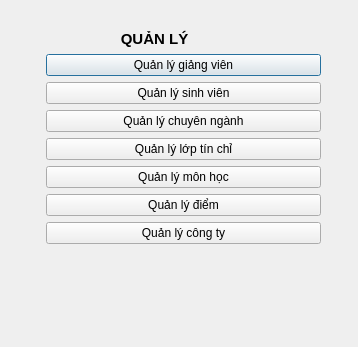
<?xml version="1.0" encoding="UTF-8"?>
<ui version="4.0">
 <class>Dialog</class>
 <widget class="QDialog" name="Dialog">
  <property name="geometry">
   <rect>
    <x>0</x>
    <y>0</y>
    <width>358</width>
    <height>347</height>
   </rect>
  </property>
  <property name="windowTitle">
   <string>QLDSV</string>
  </property>
  <widget class="QWidget" name="formLayoutWidget">
   <property name="geometry">
    <rect>
     <x>40</x>
     <y>30</y>
     <width>281</width>
     <height>301</height>
    </rect>
   </property>
   <layout class="QFormLayout" name="formLayout_2">
    <item row="0" column="1">
     <widget class="QLabel" name="label">
      <property name="font">
       <font>
        <pointsize>11</pointsize>
        <weight>75</weight>
        <bold>true</bold>
       </font>
      </property>
      <property name="text">
       <string>                  QUẢN LÝ</string>
      </property>
     </widget>
    </item>
    <item row="2" column="1">
     <layout class="QVBoxLayout" name="verticalLayout">
      <item>
       <widget class="QPushButton" name="DNButton">
        <property name="text">
         <string>Quản lý giảng viên</string>
        </property>
       </widget>
      </item>
      <item>
       <widget class="QPushButton" name="ThoatButton">
        <property name="text">
         <string>Quản lý sinh viên</string>
        </property>
       </widget>
      </item>
      <item>
       <widget class="QPushButton" name="DNButton_2">
        <property name="text">
         <string>Quản lý chuyên ngành</string>
        </property>
       </widget>
      </item>
      <item>
       <widget class="QPushButton" name="DNButton_3">
        <property name="text">
         <string>Quản lý lớp tín chỉ</string>
        </property>
       </widget>
      </item>
      <item>
       <widget class="QPushButton" name="DNButton_4">
        <property name="text">
         <string>Quản lý môn học</string>
        </property>
       </widget>
      </item>
      <item>
       <widget class="QPushButton" name="DNButton_5">
        <property name="text">
         <string>Quản lý điểm</string>
        </property>
       </widget>
      </item>
      <item>
       <widget class="QPushButton" name="DNButton_6">
        <property name="text">
         <string>Quản lý công ty</string>
        </property>
       </widget>
      </item>
     </layout>
    </item>
    <item row="3" column="1">
     <layout class="QHBoxLayout" name="horizontalLayout_2"/>
    </item>
   </layout>
  </widget>
 </widget>
 <resources/>
 <connections/>
</ui>
